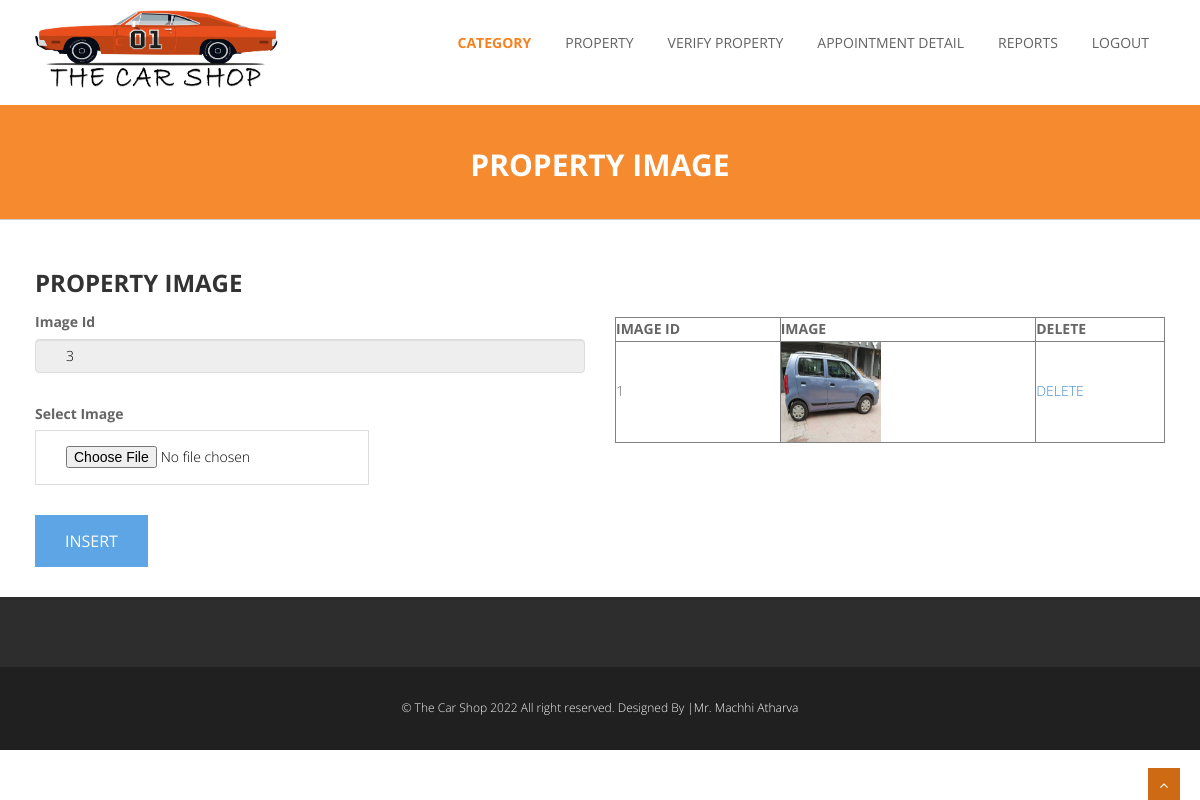
The page /admin_manage_property_img.php?pid=1 on the database its author committed.
### tables this page shows
CREATE TABLE `property_img` (
  `img_id` int(10) NOT NULL,
  `property_id` int(10) NOT NULL,
  `p_img` varchar(50) NOT NULL
);

### admin_manage_property_img.php (the view, shortened to what this page needs)
<?php
include("admin_header.php");
include("connect.php");
$pid=$_REQUEST['pid'];
$res=mysqli_query($con,"select max(img_id) from property_img");
$iid=0;
while($r=mysqli_fetch_array($res))
{
	$iid=$r[0];
}
$iid++;
?>
<section id="inner-headline">
	<div class="container">
		<div class="row">
			<div class="col-lg-12">
				<h2 class="pageTitle">PROPERTY IMAGE</h2>
			</div>
		</div>
	</div>
	</section>
	<section id="content">
	<div class="container">
	<div class="row">
								<div class="col-md-6">
									<h3>PROPERTY IMAGE</h3>
									<div class="contact-form">
		<form method="post" name="form1" class="contact" enctype="multipart/form-data">
							<div class="form-group has-feedback">
								<label for="email">Image Id</label>
								<input type="text" class="form-control" name="txtiid"  value="<?php echo $iid; ?>" placeholder="" readonly="readonly">
							</div>
											<div class="form-group has-feedback">
												<label for="name">Select Image</label>
												<input type="file"  name="txtimg" id="txtimg">
											</div>
													<input type="submit" value="INSERT" class="submit btn btn-default" name="btninsert" onclick="return validate();">
										</form>
									</div>
								</div>
								<div class="col-md-6">
									<br/><br/><br/>
									<?php
										$qur1=mysqli_query($con,"select * from property_img where property_id='$pid'");
										if(mysqli_num_rows($qur1)>0)
										{
											echo "<table width='100%' border='1'>
												<tr>
													<th>IMAGE ID</th>
													<th>IMAGE</th>
													<th>DELETE</th>
												</tr>";
											while($q1=mysqli_fetch_array($qur1))
											{
												echo "<tr>";
												echo "<td>$q1[0]</td>";
												echo "<td><a href='$q1[2]' target='_blank'><img src='$q1[2]' style='width:100px; height:100px;'></a></td>";
												echo "<td><a href='admin_manage_property_img.php?did=$q1[0]&pid=$pid' >DELETE</a></td>";
												echo "</tr>";
											}
											echo "</table>";
										}else{
											echo "No Image Found";
										}
									?>
								</div>
							</div>
	</div>
	</section>
<?php
include("footer.php");
?>

### css/style.css (style rules this page uses)
body { font-family:'Open Sans', Arial, sans-serif; font-size:14px; font-weight:300; line-height:1.6em; color:#656565; }
h1,h2, h3, h4, h5, h6 { font-family:'Open Sans', Arial, sans-serif; font-weight:700; line-height:1.1em; color: #333; margin-bottom: 7px; }
h3 { margin-bottom:15px; }
.container { padding:0 20px 0 20px; position:relative; }
.row,.row-fluid { margin-bottom:30px; }
.pageTitle { color: #fff; margin: 30px 0 3px; display: inline-block; }
#content { position:relative; background:#fff; padding: 30px 0 0px 0; }
#content img { max-width:100%; height:auto; }
#inner-headline { position: relative; margin: 0; padding: 0; color: #F58A2E; background: #F58A2E; margin-top: 3px; padding-top: 8px; border-bottom: 1px solid #CBCBCB; }
#inner-headline h2.pageTitle { color: #FFFFFF; padding: 5px 0; text-align:center; display:block; }
img { width: 100%; }
.btn { text-align: center; background: #F58A2E; color: #fff; border-radius: 0;padding: 12px 22px;border: 0; }
.contact input { background: #fff; border: solid 1px #ddd; color: #000; padding: 15px 30px; margin-right: 3%; margin-bottom: 30px; outline: none; }
.contact .submit { background: #5DA5E4; color: #fff; font-size: 16px; font-weight: 400; text-align: center; margin: 0px; border: none !important; border-radius: 0; float: left; }

### rows shown on the page
property_img: img_id "1", p_img (picture)
